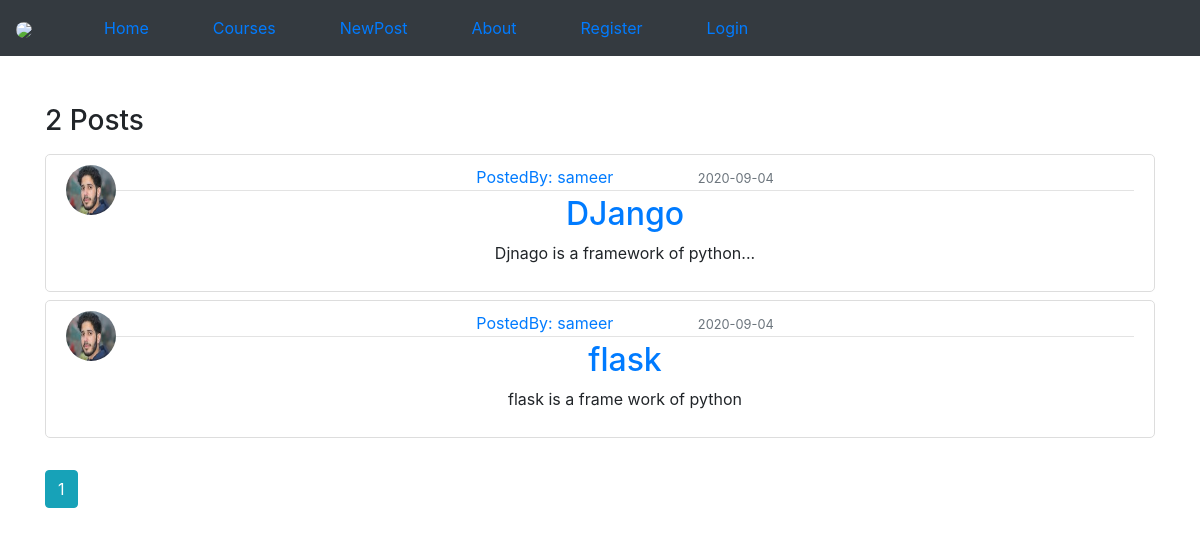
The page /user_posts/sameer on the database its author committed.
### Main/models.py (models this page shows, shortened)
class Post(db.Model):
	id = db.Column(db.Integer,primary_key=True)
	title = db.Column(db.String(120),nullable=False)
	content = db.Column(db.Text,nullable=False)
	date_posted = db.Column(db.DateTime,nullable=False,default=datetime.utcnow)
	user_id = db.Column(db.Integer,db.ForeignKey('user.id'),nullable=False)

class User(db.Model,UserMixin):
	id = db.Column(db.Integer,primary_key=True)
	username = db.Column(db.String(20),unique=True, nullable= False)
	email = db.Column(db.String(120),unique=True,nullable=False)
	image_file = db.Column(db.String(20),nullable=False,default= 'default.jpg')
	password = db.Column(db.String(30),nullable=False)
	posts = db.relationship('Post',backref='author',lazy=True)

### Main/routes.py (the view)
@app.route('/user_posts/<string:username>')
def user_posts(username):
	page = request.args.get('Page',1,type=int)
	user = User.query.filter_by(username=username).first_or_404()
	posts = Post.query.filter_by(author=user)\
	.order_by(Post.date_posted.desc())\
	.paginate(page=page,per_page=3)
	return render_template('user_posts.html',posts=posts,user=user)

### Main/templates/user_posts.html
{%extends "layout.html"%}
{%block content%}
	<h3 class="mb-3" style="font: Abyssinica SIL">{{posts.total}} Posts</h3>
	{%for post in posts.items%}
		<article class="media content-section mb-2">
			<img class="rounded-circle article-img" src="{{url_for('static',filename='Profile-pics/'+post.author.image_file)}}">
			<div class="media-body">
				<div class="article-metadata">
					<a href="{{url_for('user_posts',username=post.author.username)}}">PostedBy: {{post.author.username}}</a>
					<small class="text-muted">{{post.date_posted.strftime('%Y-%m-%d') }}</small>
				</div>
				<h2><a href="{{url_for('post',post_id=post.id)}}" class="article-title">{{post.title}}</a></h2>
				<p class="article-content">{{post.content}}</p>
			</div>
		</article>
	{%endfor%}
	{%for page_num in posts.iter_pages(left_edge=1,right_edge=1,left_current=1,right_current=1)%}
		{%if page_num%}
			{%if posts.page == page_num%}
				<a class="btn btn-info mt-4" href="{{url_for('user_posts',username=user.username,page=page_num)}}">{{page_num}}</a>
			{%else%}
					<a class="btn btn-info mt-4" href="{{url_for('user_posts',username=user.username,page=page_num)}}">{{page_num}}</a>
			{%endif%}
		{%else%}
			...
		{%endif%}
	{%endfor%}
{%endblock content%}

### Main/static/main.css (style rules this page uses)
body { font-family: 'Lato', sans-serif; }
.content-section { text-align: center; background-color: #ffff; padding: 10px 20px; border: 1px solid #dddddd; border-radius: 5px; }
.article-img { height: 50px; width: 50px; }
.article-metadata { padding-bottom: 1px; margin-bottom: 4px; border-bottom: 1px solid #e3e3e3 }
.media { text-align: center; }
.article-content { white-space: pre-line; }
.text-muted { margin-left: 5rem; }

### rows shown on the page
Post: image_file (picture), author.username "sameer", date_posted "2020-09-04", title "DJango", content "Djnago is a framework of python..."
Post: image_file (picture), author.username "sameer", date_posted "2020-09-04", title "flask", content "flask is a frame work of python"

### other values the page prints
{{ posts.total }} "2"
{{ page_num }} "1"
